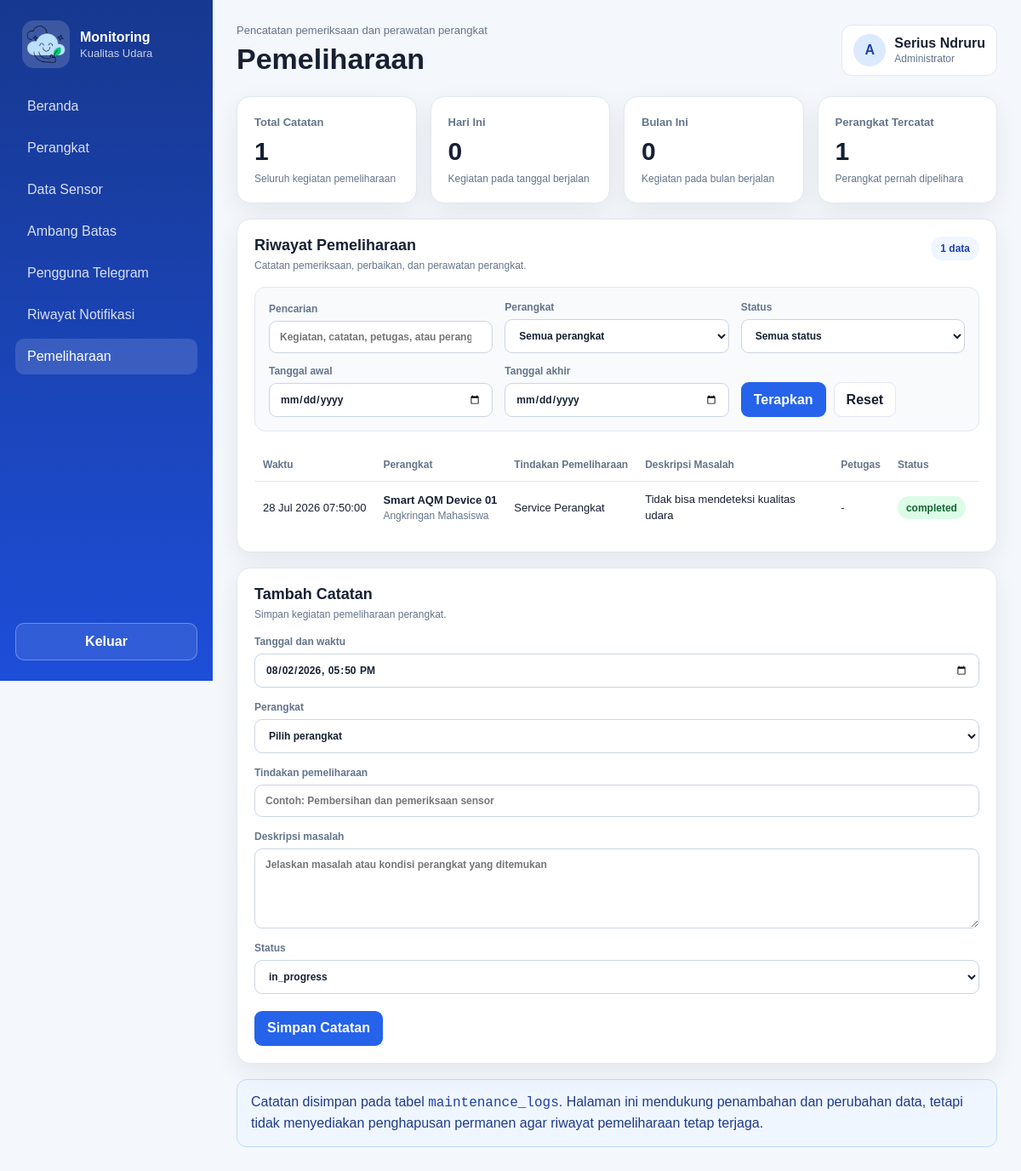
Screenshot of /admin/pemeliharaan.php (signed in) with the database file from the repository.
### tables this page shows
CREATE TABLE `maintenance_logs` (
  `id` int(10) UNSIGNED NOT NULL,
  `device_id` int(10) UNSIGNED DEFAULT NULL,
  `problem_description` text NOT NULL,
  `problem_cause` text DEFAULT NULL,
  `maintenance_action` text NOT NULL,
  `retest_result` text DEFAULT NULL,
  `maintenance_status` enum('in_progress','completed','failed') NOT NULL DEFAULT 'in_progress',
  `maintenance_date` datetime NOT NULL DEFAULT current_timestamp(),
  `created_at` timestamp NOT NULL DEFAULT current_timestamp()
);

CREATE TABLE `devices` (
  `id` int(10) UNSIGNED NOT NULL,
  `device_code` varchar(50) NOT NULL,
  `device_name` varchar(100) NOT NULL,
  `location` varchar(150) DEFAULT NULL,
  `status` enum('online','offline','maintenance') NOT NULL DEFAULT 'offline',
  `last_seen` datetime DEFAULT NULL,
  `created_at` timestamp NOT NULL DEFAULT current_timestamp(),
  `updated_at` timestamp NOT NULL DEFAULT current_timestamp() ON UPDATE current_timestamp()
);

### admin/pemeliharaan.php (the view, shortened to what the rows shown need)
<?php
require_once __DIR__ . '/config/database.php';
require_once __DIR__ . '/includes/maintenance-log-data.php';
$database = getDatabaseConnection();
function escapeHtml(mixed $value): string
{
    return htmlspecialchars((string) $value, ENT_QUOTES, 'UTF-8');
}
function formatMaintenanceDateTime(?string $value): string
{
    try {
        return (new DateTimeImmutable($value))->format('d M Y H:i:s');
    } catch (Throwable) {
        return $value;
    }
}
function maintenanceBadgeClass(?string $status): string
{
    $normalized = strtolower(trim((string) $status));
    if (in_array($normalized, ['selesai', 'completed', 'complete', 'done', 'berhasil'], true)) {
        return 'badge badge-success';
    }
    return 'badge badge-neutral';
}
$search = trim((string) ($_GET['q'] ?? ''));
$deviceFilter = trim((string) ($_GET['device_id'] ?? ''));
$statusFilter = trim((string) ($_GET['status'] ?? ''));
$dateFrom = trim((string) ($_GET['date_from'] ?? ''));
$dateTo = trim((string) ($_GET['date_to'] ?? ''));
$page = max(1, (int) ($_GET['page'] ?? 1));
$errors = [];
$schema = null;
$result = ['rows' => [], 'total' => 0, 'total_pages' => 1, 'page' => 1];
$editLog = null;
try {
    $schema = getMaintenanceLogSchema($database);
    $summary = getMaintenanceSummary($database, $schema);
    $result = getMaintenanceLogs(
        $database,
        $schema,
        [
            'search' => $search,
            'device_id' => $deviceFilter,
            'status' => $statusFilter,
            'date_from' => $dateFrom,
            'date_to' => $dateTo,
        ],
        $page,
        25
    );
} catch (Throwable $exception) {
    error_log($exception->getMessage());
    $errors[] = $exception->getMessage();
}
?>
<!DOCTYPE html>
<html lang="id">
<head>
    <link rel="stylesheet" href="assets/css/admin.css">
</head>
<body>
    <div class="app-shell">
        <main class="main-content">
            <header class="page-header">
                <div>
                    <h1>Pemeliharaan</h1>
                </div>
            </header>
            <section class="maintenance-layout">
                <article class="panel">
                    <div class="panel-header">
                        <div>
                            <h2>Riwayat Pemeliharaan</h2>
                        </div>
                    </div>
                    <div class="table-wrap">
                        <table>
                            <thead>
                                <tr>
                                    <th>Waktu</th>
                                    <th>Perangkat</th>
                                    <th>Tindakan Pemeliharaan</th>
                                    <th>Deskripsi Masalah</th>
                                    <th>Petugas</th>
                                    <?php if (is_array($schema) && is_string($schema['status'] ?? null)): ?>
                                        <th>Status</th>
                                    <?php endif; ?>
                                    <th>Aksi</th>
                                </tr>
                            </thead>
                            <tbody>
                                <?php if ($result['rows'] === []): ?>
                                    <tr>
                                        <td colspan="7" class="empty-table">Catatan pemeliharaan belum tersedia.</td>
                                    </tr>
                                <?php else: ?>
                                    <?php foreach ($result['rows'] as $row): ?>
                                        <?php $rowStatus = trim((string) ($row['status'] ?? '')); ?>
                                        <tr>
                                            <td class="nowrap"><?= escapeHtml(formatMaintenanceDateTime((string) ($row['maintenance_at'] ?? $row['created_at'] ?? ''))); ?></td>
                                            <td>
                                                <strong><?= escapeHtml($row['device_label'] ?? '-'); ?></strong>
                                                <?php if (trim((string) ($row['device_location'] ?? '')) !== ''): ?>
                                                    <small class="table-secondary-text"><?= escapeHtml($row['device_location']); ?></small>
                                                <?php endif; ?>
                                            </td>
                                            <td><?= escapeHtml(($row['activity'] ?? '') !== '' ? $row['activity'] : '-'); ?></td>
                                            <td class="maintenance-notes-cell"><?= escapeHtml(($row['notes'] ?? '') !== '' ? $row['notes'] : '-'); ?></td>
                                            <td><?= escapeHtml(($row['performed_by'] ?? '') !== '' ? $row['performed_by'] : '-'); ?></td>
                                            <?php if (is_array($schema) && is_string($schema['status'] ?? null)): ?>
                                                <td>
                                                    <span class="<?= escapeHtml(maintenanceBadgeClass($rowStatus)); ?>">
                                                        <?= escapeHtml($rowStatus !== '' ? $rowStatus : '-'); ?>
                                                    </span>
                                                </td>
                                            <?php endif; ?>
                                            <td>
                                            </td>
                                        </tr>
                                    <?php endforeach; ?>
                                <?php endif; ?>
                            </tbody>
                        </table>
                    </div>
                </article>
                <aside class="panel maintenance-form-panel">
                    <div class="panel-header">
                        <div>
                            <h2><?= is_array($editLog) ? 'Ubah Catatan' : 'Tambah Catatan'; ?></h2>
                        </div>
                    </div>
                </aside>
            </section>
        </main>
    </div>
</body>
</html>

### rows the page displays
maintenance_logs: maintenance_date "28 Jul 2026 07:50:00", device_label "Smart AQM Device 01", device.location "Angkringan Mahasiswa", maintenance_action "Service Perangkat", problem_description "Tidak bisa mendeteksi kualitas udara", performed_by "-", maintenance_status "completed"

### other values shown
escapeHtml($adminName) "Serius Ndruru"
escapeHtml($summary['total']) "1"
escapeHtml($summary['today']) "0"
escapeHtml($summary['month']) "0"
escapeHtml($summary['devices']) "1"
escapeHtml($result['total']) "1"
form field status "in_progress"
